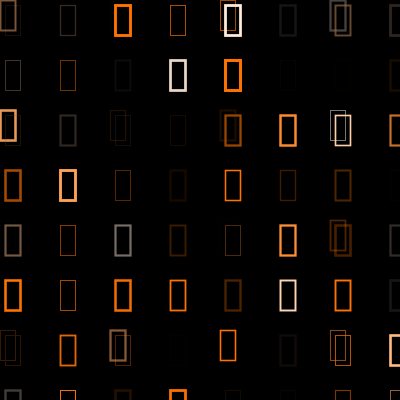
Frame 1 (no input)
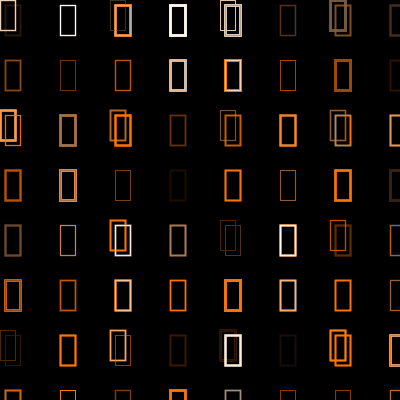
Frame 2 (the mouse pressed at the canvas centre, redrawn once)

The Processing sketch that drew these frames (run headless with seeded random() and noise(); the mouse was pressed at the canvas centre and the sketch redrawn once):

// Processing sketch: processing_39132
// ── processing_39132.pde

//Gina DeMatteo
//Functions
//Homework: September 24,2011


void setup() {
  size(400, 400);
  noFill();
  background(0, 0, 0);
  smooth();
  colorMode(HSB, 200); //creates uniformity between the colors of the rectangles
}

//'FOR' Codes below establish the grid that maintains the control throughout the composition
//Spacing between the rectangles is adjusted when the numbers in the for statement is altered
void draw() {

  for (int a=0; a<width; a+=110) {

    for (int b=0; b<width; b+=110) {

      rectangles(a, b);
    }
  }

  for (int c=5; c<width; c+=55) {

    for (int d=5; d<width; d+=55) {

      rectangles(c, d);
    }
  }

  noLoop();
}

//Establishing the rectangles 
//Push & pop matrix write the repitition of the figures
//Colors are defined within this function
void rectangles(float c, float d) {

  pushMatrix();

  translate(0, 0);

  strokeWeight(random(3));

  stroke(15, random(width), random(height), random(width));

  rect(c, d, 15, 30);

  popMatrix();
}
